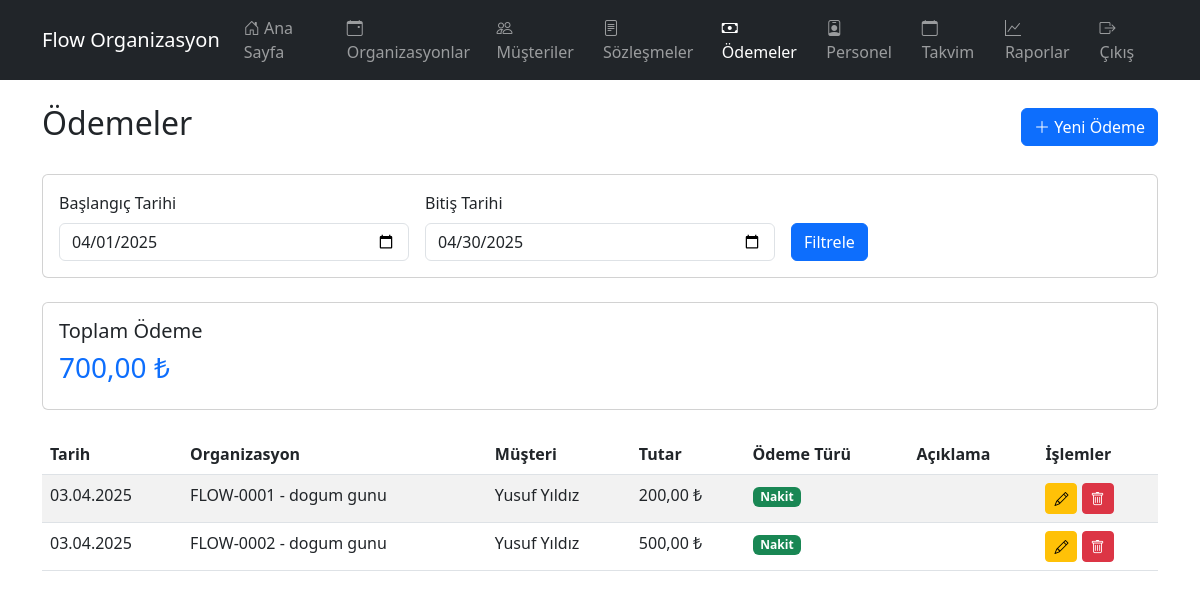
Screenshot of /odemeler.php (signed in) with the database file from the repository.
### tables this page shows
CREATE TABLE `odemeler` (
  `id` int(11) NOT NULL,
  `organizasyon_id` int(11) NOT NULL,
  `tutar` decimal(10,2) NOT NULL,
  `odeme_tarihi` date NOT NULL,
  `odeme_turu` enum('nakit','kredi_karti','havale','eft') NOT NULL,
  `aciklama` text DEFAULT NULL,
  `olusturma_tarihi` timestamp NOT NULL DEFAULT current_timestamp()
);

CREATE TABLE `organizasyonlar` (
  `id` int(11) NOT NULL,
  `organizasyon_kodu` varchar(20) NOT NULL,
  `musteri_id` int(11) NOT NULL,
  `baslik` varchar(255) NOT NULL,
  `tarih` date NOT NULL,
  `baslangic_saati` time NOT NULL,
  `bitis_saati` time NOT NULL,
  `toplam_tutar` decimal(10,2) NOT NULL,
  `kapora` decimal(10,2) NOT NULL DEFAULT 0.00,
  `kalan_tutar` decimal(10,2) NOT NULL DEFAULT 0.00,
  `ozel_istekler` text DEFAULT NULL,
  `durum` enum('planlandi','devam_ediyor','tamamlandi','iptal') NOT NULL DEFAULT 'planlandi',
  `olusturma_tarihi` timestamp NOT NULL DEFAULT current_timestamp()
);

CREATE TABLE `musteriler` (
  `id` int(11) NOT NULL,
  `ad_soyad` varchar(100) NOT NULL,
  `telefon` varchar(20) NOT NULL,
  `email` varchar(100) DEFAULT NULL,
  `tc_no` varchar(11) DEFAULT NULL,
  `adres` text DEFAULT NULL,
  `notlar` text DEFAULT NULL,
  `olusturma_tarihi` timestamp NOT NULL DEFAULT current_timestamp()
);

### odemeler.php (the view, shortened to what this page needs)
<?php
require_once 'config.php';
$baslangic_tarihi = $_GET['baslangic_tarihi'] ?? date('Y-m-01');
$bitis_tarihi = $_GET['bitis_tarihi'] ?? date('Y-m-t');
$stmt = $db->prepare("
    SELECT o.*, org.organizasyon_kodu, org.baslik, m.ad_soyad as musteri_adi
    FROM odemeler o
    JOIN organizasyonlar org ON o.organizasyon_id = org.id
    JOIN musteriler m ON org.musteri_id = m.id
    WHERE o.odeme_tarihi BETWEEN ? AND ?
    ORDER BY o.odeme_tarihi DESC
");
$stmt->execute([$baslangic_tarihi, $bitis_tarihi]);
$odemeler = $stmt->fetchAll(PDO::FETCH_ASSOC);
$stmt = $db->prepare("
    SELECT SUM(tutar) as toplam_tutar
    FROM odemeler
    WHERE odeme_tarihi BETWEEN ? AND ?
");
$stmt->execute([$baslangic_tarihi, $bitis_tarihi]);
$toplam_tutar = $stmt->fetch(PDO::FETCH_ASSOC)['toplam_tutar'] ?? 0;
?>
<!DOCTYPE html>
<html lang="tr">
<head>
    <link href="https://cdn.jsdelivr.net/npm/bootstrap@5.3.0/dist/css/bootstrap.min.css" rel="stylesheet">
    <link href="https://cdn.jsdelivr.net/npm/bootstrap-icons@1.7.2/font/bootstrap-icons.css" rel="stylesheet">
</head>
<body>
    <?php include 'navbar.php'; ?>
    <div class="container mt-4">
        <div class="d-flex justify-content-between align-items-center mb-4">
            <h2>Ödemeler</h2>
            <button type="button" class="btn btn-primary" data-bs-toggle="modal" data-bs-target="#odemeEkleModal">
                <i class="bi bi-plus-lg"></i> Yeni Ödeme
            </button>
        </div>
        <div class="card mb-4">
            <div class="card-body">
                <form method="GET" class="row g-3">
                    <div class="col-md-4">
                        <label class="form-label">Başlangıç Tarihi</label>
                        <input type="date" class="form-control" name="baslangic_tarihi" value="<?php echo $baslangic_tarihi; ?>">
                    </div>
                    <div class="col-md-4">
                        <label class="form-label">Bitiş Tarihi</label>
                        <input type="date" class="form-control" name="bitis_tarihi" value="<?php echo $bitis_tarihi; ?>">
                    </div>
                    <div class="col-md-4 d-flex align-items-end">
                        <button type="submit" class="btn btn-primary">Filtrele</button>
                    </div>
                </form>
            </div>
        </div>
        <div class="card mb-4">
            <div class="card-body">
                <h5 class="card-title">Toplam Ödeme</h5>
                <h3 class="text-primary"><?php echo number_format($toplam_tutar, 2, ',', '.'); ?> ₺</h3>
            </div>
        </div>
        <div class="table-responsive">
            <table class="table table-striped table-hover">
                <thead>
                    <tr>
                        <th>Tarih</th>
                        <th>Organizasyon</th>
                        <th>Müşteri</th>
                        <th>Tutar</th>
                        <th>Ödeme Türü</th>
                        <th>Açıklama</th>
                        <th>İşlemler</th>
                    </tr>
                </thead>
                <tbody>
                    <?php foreach ($odemeler as $odeme): ?>
                    <tr>
                        <td><?php echo date('d.m.Y', strtotime($odeme['odeme_tarihi'])); ?></td>
                        <td>
                            <?php echo htmlspecialchars($odeme['organizasyon_kodu']); ?> -
                            <?php echo htmlspecialchars($odeme['baslik']); ?>
                        </td>
                        <td><?php echo htmlspecialchars($odeme['musteri_adi']); ?></td>
                        <td><?php echo number_format($odeme['tutar'], 2, ',', '.'); ?> ₺</td>
                        <td>
                            <?php
                            $odeme_turu_class = '';
                            switch($odeme['odeme_turu']) {
                                case 'nakit':
                                    $odeme_turu_class = 'success';
                                    break;
                            }
                            ?>
                            <span class="badge bg-<?php echo $odeme_turu_class; ?>">
                                <?php echo ucfirst($odeme['odeme_turu']); ?>
                            </span>
                        </td>
                        <td><?php echo htmlspecialchars($odeme['aciklama']); ?></td>
                        <td>
                            <button class="btn btn-sm btn-warning" onclick="odemeDuzenle(<?php echo $odeme['id']; ?>)">
                                <i class="bi bi-pencil"></i>
                            </button>
                            <button class="btn btn-sm btn-danger" onclick="odemeSil(<?php echo $odeme['id']; ?>)">
                                <i class="bi bi-trash"></i>
                            </button>
                        </td>
                    </tr>
                    <?php endforeach; ?>
                </tbody>
            </table>
        </div>
    </div>
</body>
</html>

### rows the page displays
odemeler: odeme_tarihi "03.04.2025", organizasyon.organizasyon_kodu "FLOW-0001", organizasyon.baslik "dogum gunu", musteriler.ad_soyad "Yusuf Yıldız", tutar "200,00", odeme_turu "Nakit"
odemeler: odeme_tarihi "03.04.2025", organizasyon.organizasyon_kodu "FLOW-0002", organizasyon.baslik "dogum gunu", musteriler.ad_soyad "Yusuf Yıldız", tutar "500,00", odeme_turu "Nakit"

### other values shown
$toplam_tutar "700,00"
